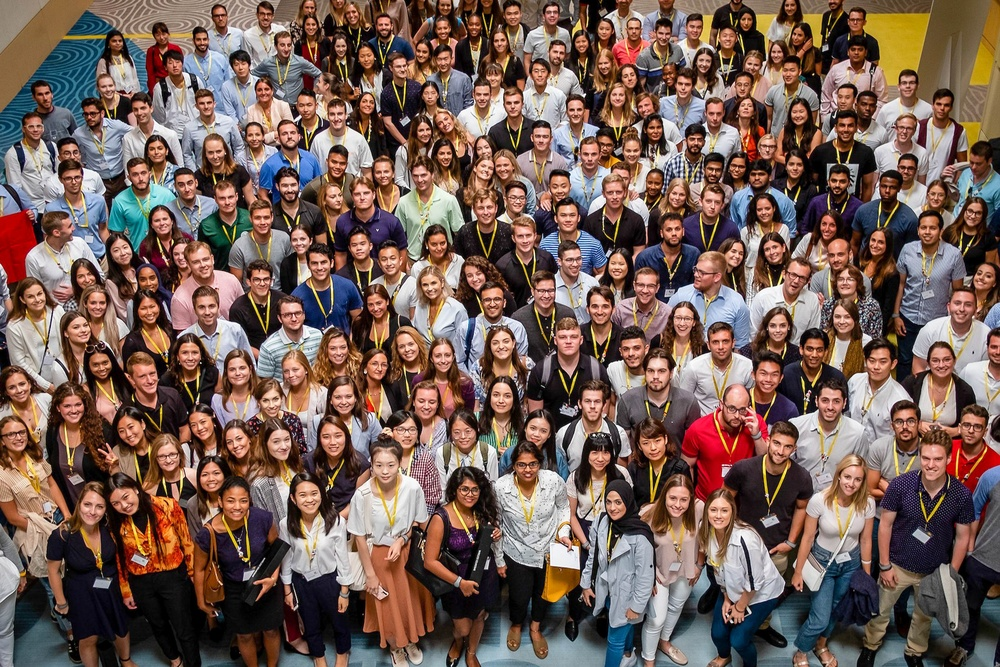
#> input picture resources/multi-faces.jpg, 1000 x 667 px, shrunk from 3840 x 2560 before the run
$ python FaceDetecting.py
#> lines starting #> are read from the running program, lines starting #| are printed output that depends on the picture; after the words box and inside, x2 and y2 are one past the last pixel; in counts of white or black regions, pixels touching at a corner belong together
import cv2

face_cascade = cv2.CascadeClassifier("./resources/haarcascade_frontalface_default.xml")

#img = cv2.imread("./resources/photo.jpg")
#img = cv2.imread("./resources/news.jpg")
img = cv2.imread("./resources/multi-faces.jpg")
#> img is the input picture: shape (667, 1000, 3); mean B, G, R 85.7, 94.6, 117.5
gray_img = cv2.cvtColor(img, cv2.COLOR_BGR2GRAY)
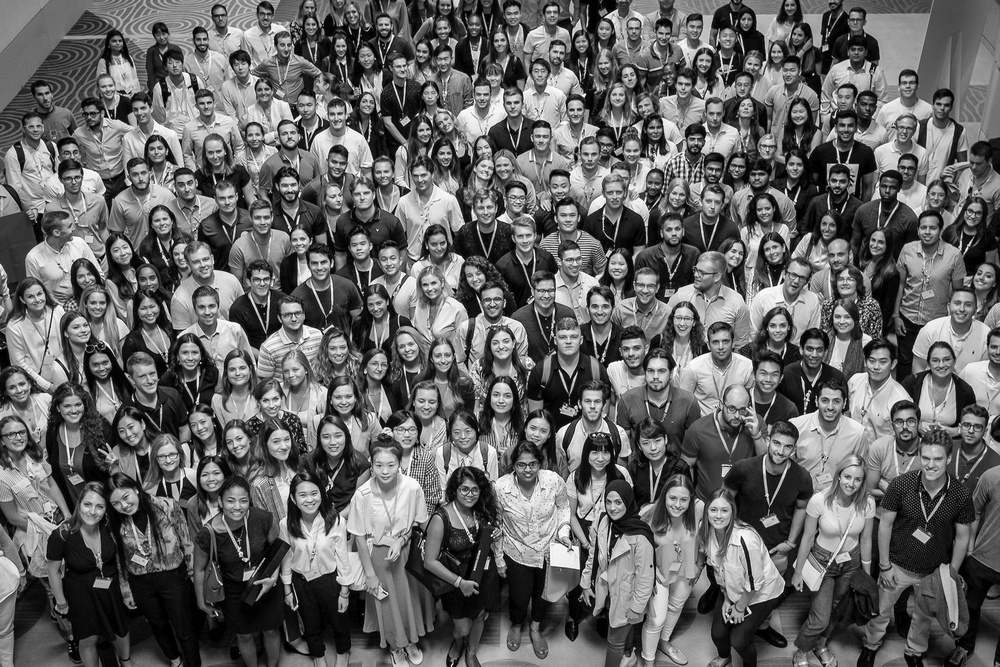
#> gray_img: shape (667, 1000); min 0, max 255, mean 100.4

faces = face_cascade.detectMultiScale(gray_img,
scaleFactor=1.05,
minNeighbors=5)
#> faces = 151 rows, first 6: [500, 3, 26, 26], [682, 16, 25, 25], [190, 29, 25, 25], [273, 35, 26, 26], [354, 45, 25, 25], [528, 61, 25, 25]

print(type(faces))
#| <class 'numpy.ndarray'>
print(faces)
#> (printed output is left out)

for x, y, w, h in faces:
    img = cv2.rectangle(img, (x, y), (x + w, y + h),
    (0, 255, 0), 3)
#> this loop made 151 passes
#> pass 1, `img = cv2.rectangle(img, (x, y), (x + w, y + h), (0, 255, 0), 3)`:
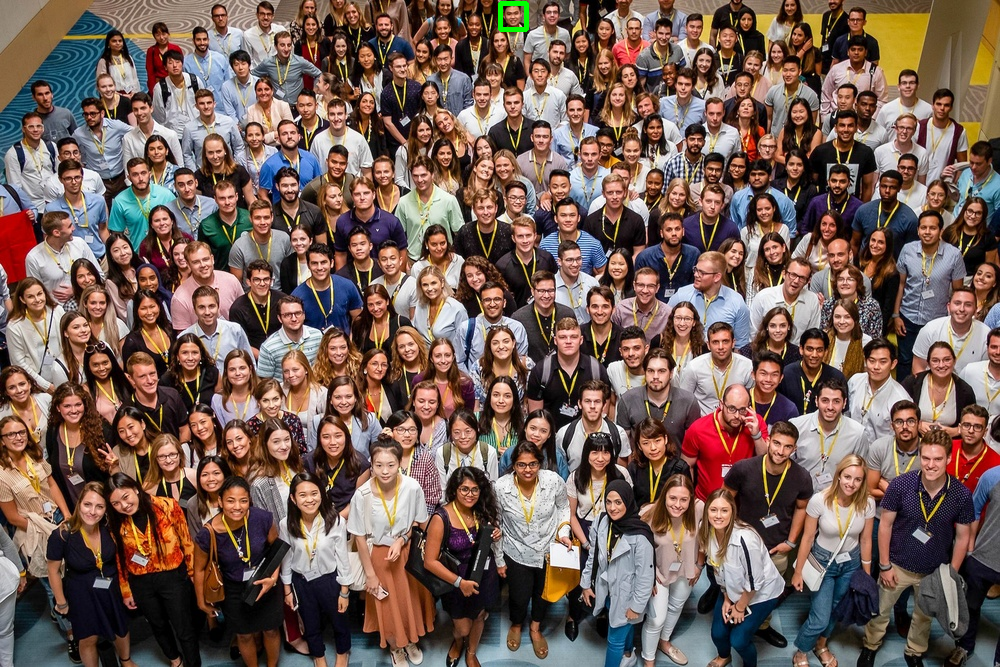
#> img: shape (667, 1000, 3); 0.08% of pixels changed, all inside (x1, y1, x2, y2) = (498, 1, 529, 32)
#> pass 2, `img = cv2.rectangle(img, (x, y), (x + w, y + h), (0, 255, 0), 3)`:
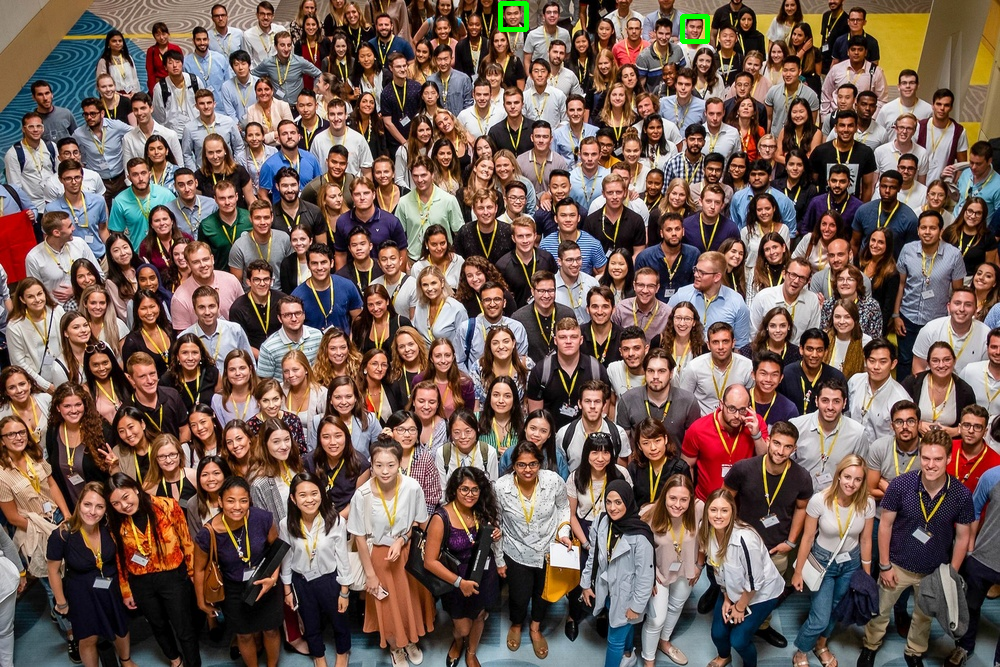
#> img: shape (667, 1000, 3); 0.07% of pixels changed, all inside (x1, y1, x2, y2) = (680, 14, 710, 44)
#> pass 3, `img = cv2.rectangle(img, (x, y), (x + w, y + h), (0, 255, 0), 3)`:
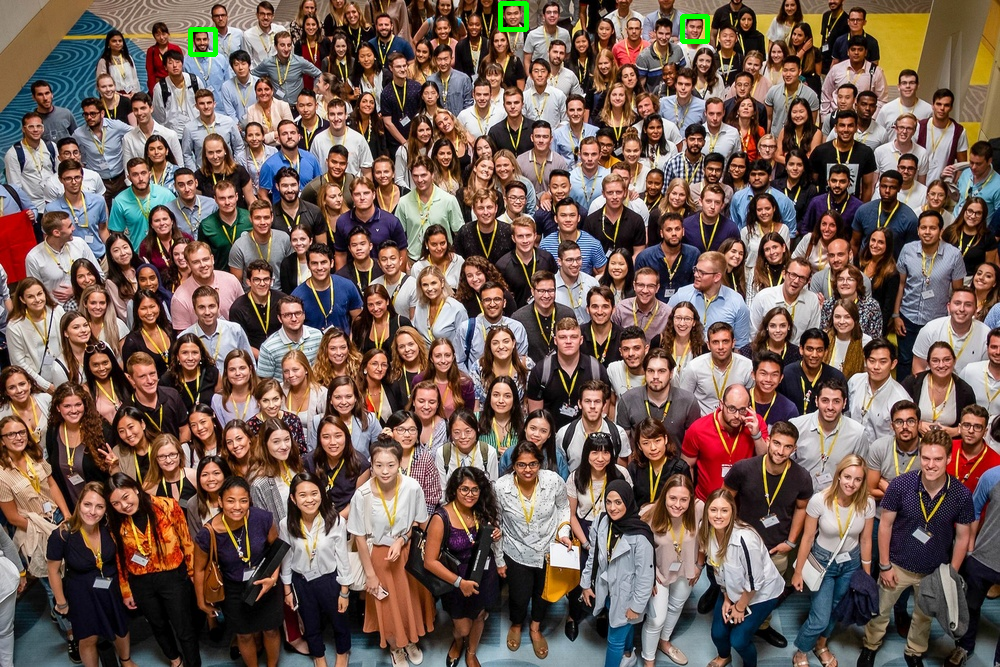
#> img: shape (667, 1000, 3); 0.07% of pixels changed, all inside (x1, y1, x2, y2) = (188, 27, 218, 57)
#> after the loop:
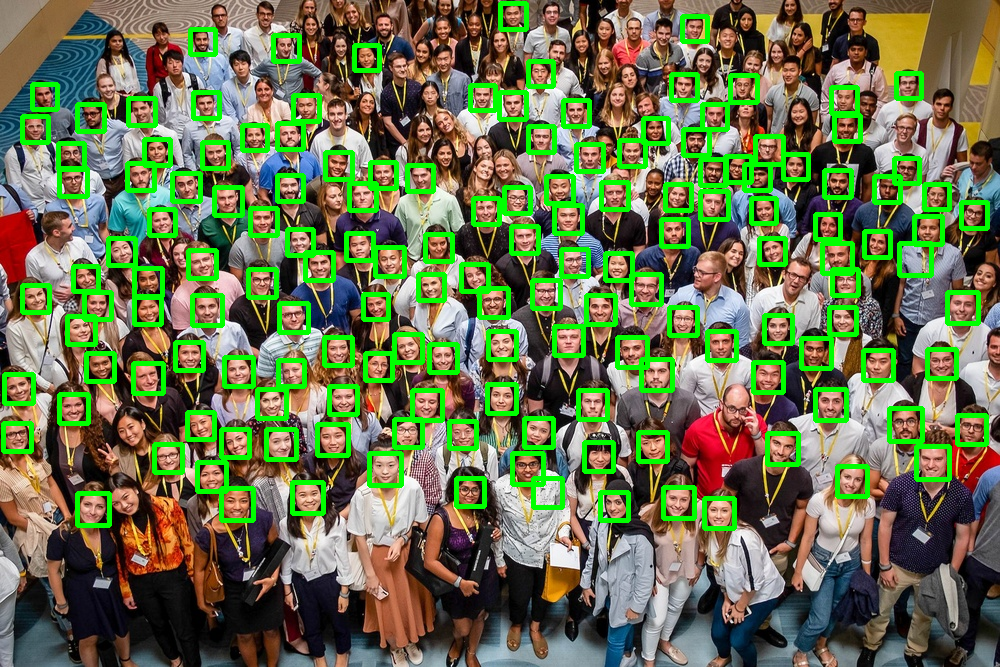
#> img: shape (667, 1000, 3); 11.74% of pixels changed, all inside (x1, y1, x2, y2) = (1, 33, 990, 531)

cv2.imshow("Faces", img)
cv2.waitKey(0)
cv2.destroyAllWindows()

cv2.imwrite("./results/detected_multi-faces.jpg", img)
